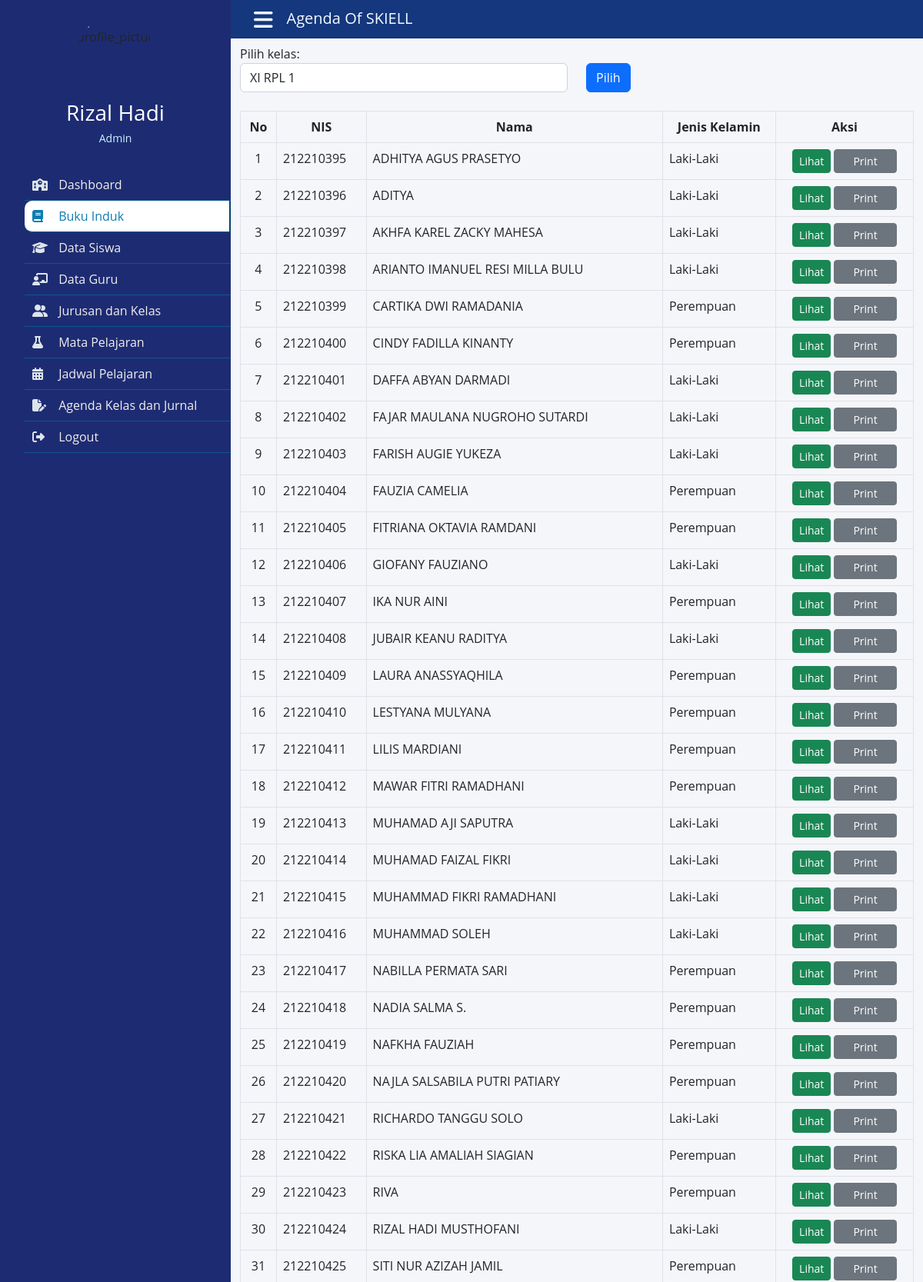
The app's page /admin/_bukuinduk/bukuinduk.php (signed in, upper part) with its own data.
### tables this page shows
CREATE TABLE `siswa` (
  `kodeSiswa` int(3) NOT NULL,
  `namaSiswa` varchar(60) NOT NULL,
  `nis` int(9) NOT NULL,
  `kodeKelas` int(3) NOT NULL,
  `ttl` varchar(60) NOT NULL,
  `agama` varchar(10) NOT NULL,
  `alamat` text NOT NULL,
  `jenisKelamin` varchar(10) NOT NULL,
  `foto` text NOT NULL,
  `golDarah` varchar(2) NOT NULL,
  `asalSekolah` varchar(60) NOT NULL,
  `noIjazah` varchar(60) NOT NULL,
  `tb` int(3) NOT NULL,
  `bb` int(3) NOT NULL,
  `namaAyah` varchar(60) NOT NULL,
  `namaIbu` varchar(60) NOT NULL
);

### admin/_bukuinduk/bukuinduk.php (the view, shortened to what this page needs)
<?php
include '../../koneksi.php';
$kodeAdmin = $_SESSION['kodeAdmin'];
?>
<!DOCTYPE html>
<html lang="en">
<head>
    <link rel="stylesheet" href="https://cdnjs.cloudflare.com/ajax/libs/font-awesome/6.2.0/css/all.min.css">
    <link rel="stylesheet" type="text/css" href="../../css/bootstrap.min.css">
    <link rel="stylesheet" href="../style.css">
</head>
<body>
    <div class="wrapper">
        <div class="section">
            <div class="top_navbar">
                <div class="hamburger">
                    <a href="#">
                        <i class="fas fa-bars"></i>
                    </a>
                </div>
                <div class="nama">
                    <h3>Agenda Of SKIELL</h3>
                </div>
            </div>
            <div class="container">
                <form action="<?php echo $_SERVER["PHP_SELF"];?>" method="get">
                    <div class="form-group">
                        <label for="sel1" class="mt-2">Pilih kelas:</label>
                            <div class="row">
                                <div class="col">
                                    <select class="form-control" name="kelas">
                                        <?php
                                        $sql="SELECT * from kelas";
                                        $hasil=mysqli_query($db,$sql);
                                        while ($data = mysqli_fetch_array($hasil)) {
                                        $ket="";
                                        ?>
                                        <option <?php echo $ket; ?> value="<?php echo $data['kodeKelas'];?>"><?php echo $data['namaKelas'];?></option>
                                        <?php
                                            }
                                        ?>
                                    </select>
                                </div>
                                <div class="col">
                                    <div class="form-group">
                                        <input type="submit" class="btn btn-primary text-white" value="Pilih">
                                    </div>
                                </div>
                            </div>
                    </div>
                </form>
                <table class="table table-bordered table-hover">
                    <br>
                    <thead>
                    <tr class="text-center">
                        <th>No</th>
                        <th>NIS</th>
                        <th>Nama</th>
                        <th>Jenis Kelamin</th>
                        <th>Aksi</th>
                    </tr>
                    </thead>
                    <?php
                    if (isset($_GET['kelas'])) {
                        $kelas=trim($_GET['kelas']);
                        $sql="SELECT * from siswa where kodeKelas='$kelas' order by kodeSiswa asc";
                    }else {
                        $sql="SELECT * from siswa order by kodeSiswa asc";
                    }
                    $hasil=mysqli_query($db,$sql);
                    $no=0;
                    while ($data = mysqli_fetch_array($hasil)) {
                        $no++;
                        ?>
                        <tbody>
                        <tr>
                            <td class="text-center"><?php echo $no;?></td>
                            <td><?php echo $data["nis"]; ?></td>
                            <td><?php echo $data["namaSiswa"];   ?></td>
                            <td><?php echo $data["jenisKelamin"];   ?></td>
                            <td class="text-center">
                                <form action="" method="post">
                                    <a href="lihatsiswa.php?kodeSiswa=<?= $data['kodeSiswa'] ?>" class="btn btn-success text-white btn-sm">Lihat</a>
                                    <a href="print.php?kodeSiswa=<?= $data['kodeSiswa'] ?>" class="btn btn-secondary text-white btn-sm px-4" target="_blank">Print</a>
                                </form>
                            </td>
                        </tr>
                        </tbody>
                        <?php
                    }
                    ?>
                </table>
                </div>
        </div>
        <div class="sidebar">
            <div class="profile">
                <img src="../../logo.PNG" alt="profile_picture">
                <h3>Rizal Hadi</h3>
                <p>Admin</p>
            </div>
            <ul>
                <li>
                    <a href="../dashboard.php" >
                        <span class="icon"><i class="fas fa-solid fa-school"></i></span>
                        <span class="item">Dashboard</span>
                    </a>
                </li>
                <li>
                    <a href="bukuinduk.php" class="active">
                        <span class="icon"><i class="fas fa-solid fa-book"></i></span>
                        <span class="item">Buku Induk</span>
                    </a>
                </li>
                <li>
                    <a href="../_datasiswa/datasiswa.php">
                        <span class="icon"><i class="fas fa-duotone fa-graduation-cap"></i></span>
                        <span class="item">Data Siswa</span>
                    </a>
                </li>
                <li>
                    <a href="../_dataguru/dataguru.php">
                        <span class="icon"><i class="fas fa-solid fa-chalkboard-user"></i></span>
                        <span class="item">Data Guru</span>
                    </a>
                </li>
                <li>
                    <a href="../_jurusandankelas/jurusandankelas.php">
                        <span class="icon"><i class="fas fa-duotone fa-user-group"></i></span>
                        <span class="item">Jurusan dan Kelas</span>
                    </a>
                </li>
                <li>
                    <a href="../_mapel/mapel.php">
                        <span class="icon"><i class="fas fa-regular fa-flask"></i></span>
                        <span class="item">Mata Pelajaran</span>
                    </a>
                </li>
                <li>
                    <a href="../_jadwalpelajaran/jadwal.php">
                        <span class="icon"><i class="fas fa-solid fa-calendar-days"></i></span>
                        <span class="item">Jadwal Pelajaran</span>
                    </a>
                </li>
                <li>
                    <a href="../_agendajurnal/agenda.php">
                        <span class="icon"><i class="fas fa-regular fa-file-pen"></i></span>
                        <span class="item">Agenda Kelas dan Jurnal</span>
                    </a>
                </li>
                <li>
                    <a href="../dashboard.php?logout=<?php echo $kodeAdmin; ?>">
                        <span class="icon"><i class="fas fa-solid fa-right-from-bracket"></i></span>
                        <span class="item">Logout</span>
                    </a>
                </li>
            </ul>
        </div>
    </div>
</body>
</html>

### admin/style.css (style rules this page uses)
* { list-style: none; text-decoration: none; margin: 0; padding: 0; box-sizing: border-box; font-family: 'Open Sans', sans-serif; }
body { background: #f5f6fa; }
.wrapper .sidebar { background: rgb(29, 44, 114); position: fixed; top: 0; left: 0; width: 300px; height: 100%; padding: 20px 0; transition: all 0.5s ease; }
.wrapper .sidebar .profile { margin-bottom: 30px; text-align: center; }
.wrapper .sidebar .profile img { display: block; width: 100px; height: 100px; border-radius: 50%; margin: 0 auto; }
.wrapper .sidebar .profile h3 { color: #ffffff; margin: 10px 0 5px; }
.wrapper .sidebar .profile p { color: rgb(206, 240, 253); font-size: 14px; }
.wrapper .sidebar ul li a { text-decoration: dashed; display: block; padding: 8px 10px; border-bottom: 1px solid #10558d; color: rgb(241, 237, 237); font-size: 16px; position: relative; }
.wrapper .sidebar ul li a .icon { color: #dee4ec; width: 30px; display: inline-block; }
.wrapper .sidebar ul li a:hover, .wrapper .sidebar ul li a.active { color: #0c7db1; background:white; border-radius: 10px 0 0 10px; border-right: 2px solid rgb(5, 68, 104); }
.wrapper .sidebar ul li a:hover .icon, .wrapper .sidebar ul li a.active .icon { color: #0c7db1; }
.wrapper .sidebar ul li a:hover:before, .wrapper .sidebar ul li a.active:before { display: block; }
.wrapper .section { width: calc(100% - 300px); margin-left: 300px; transition: all 0.5s ease; overflow: hidden; }
.wrapper .section .top_navbar { background: rgb(20, 55, 125); height: 50px; display:flex; align-items: center; padding: 0 30px; }
.wrapper .section .top_navbar .hamburger a { font-size: 28px; color: #f4fbff; }
.wrapper .section .top_navbar .nama h3 { color: #f4fbff; padding-top: 5px; padding-left: 18px; font-size: 20px; }

### records on screen
siswa: nis "212210395", namaSiswa "ADHITYA AGUS PRASETYO", jenisKelamin "Laki-Laki"
siswa: nis "212210396", namaSiswa "ADITYA", jenisKelamin "Laki-Laki"
siswa: nis "212210397", namaSiswa "AKHFA KAREL ZACKY MAHESA", jenisKelamin "Laki-Laki"
siswa: nis "212210398", namaSiswa "ARIANTO IMANUEL RESI MILLA BULU", jenisKelamin "Laki-Laki"
siswa: nis "212210399", namaSiswa "CARTIKA DWI RAMADANIA", jenisKelamin "Perempuan"
siswa: nis "212210400", namaSiswa "CINDY FADILLA KINANTY", jenisKelamin "Perempuan"
siswa: nis "212210401", namaSiswa "DAFFA ABYAN DARMADI", jenisKelamin "Laki-Laki"
siswa: nis "212210402", namaSiswa "FAJAR MAULANA NUGROHO SUTARDI", jenisKelamin "Laki-Laki"
siswa: nis "212210403", namaSiswa "FARISH AUGIE YUKEZA", jenisKelamin "Laki-Laki"
siswa: nis "212210404", namaSiswa "FAUZIA CAMELIA", jenisKelamin "Perempuan"
siswa: nis "212210405", namaSiswa "FITRIANA OKTAVIA RAMDANI", jenisKelamin "Perempuan"
siswa: nis "212210406", namaSiswa "GIOFANY FAUZIANO", jenisKelamin "Laki-Laki"
siswa: nis "212210407", namaSiswa "IKA NUR AINI", jenisKelamin "Perempuan"
siswa: nis "212210408", namaSiswa "JUBAIR KEANU RADITYA", jenisKelamin "Laki-Laki"
siswa: nis "212210409", namaSiswa "LAURA ANASSYAQHILA", jenisKelamin "Perempuan"
siswa: nis "212210410", namaSiswa "LESTYANA MULYANA", jenisKelamin "Perempuan"
siswa: nis "212210411", namaSiswa "LILIS MARDIANI", jenisKelamin "Perempuan"
siswa: nis "212210412", namaSiswa "MAWAR FITRI RAMADHANI", jenisKelamin "Perempuan"
siswa: nis "212210413", namaSiswa "MUHAMAD AJI SAPUTRA", jenisKelamin "Laki-Laki"
siswa: nis "212210414", namaSiswa "MUHAMAD FAIZAL FIKRI", jenisKelamin "Laki-Laki"
siswa: nis "212210415", namaSiswa "MUHAMMAD FIKRI RAMADHANI", jenisKelamin "Laki-Laki"
siswa: nis "212210416", namaSiswa "MUHAMMAD SOLEH", jenisKelamin "Laki-Laki"
siswa: nis "212210417", namaSiswa "NABILLA PERMATA SARI", jenisKelamin "Perempuan"
siswa: nis "212210418", namaSiswa "NADIA SALMA S.", jenisKelamin "Perempuan"
siswa: nis "212210419", namaSiswa "NAFKHA FAUZIAH", jenisKelamin "Perempuan"
siswa: nis "212210420", namaSiswa "NAJLA SALSABILA PUTRI PATIARY", jenisKelamin "Perempuan"
siswa: nis "212210421", namaSiswa "RICHARDO TANGGU SOLO", jenisKelamin "Laki-Laki"
siswa: nis "212210422", namaSiswa "RISKA LIA AMALIAH SIAGIAN", jenisKelamin "Perempuan"
siswa: nis "212210423", namaSiswa "RIVA", jenisKelamin "Perempuan"
siswa: nis "212210424", namaSiswa "RIZAL HADI MUSTHOFANI", jenisKelamin "Laki-Laki"
siswa: nis "212210425", namaSiswa "SITI NUR AZIZAH JAMIL", jenisKelamin "Perempuan"

### other values on screen
form field kelas "XI RPL 1"
